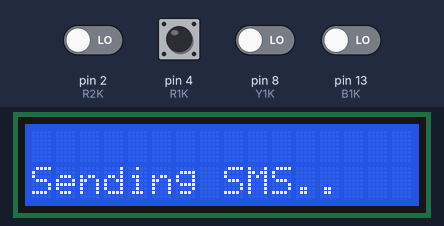
Simulated run of this sketch. Board: Arduino Uno, built with avr-gcc and run on an emulated ATmega328P. Parts: 16×2 character LCD. Inputs (shaded band) come from the test bench; at power-on: pin 4 (R1K) HIGH, pin 2 (R2K), pin 8 (Y1K), pin 13 (B1K) LOW. What the sketch prints to the serial monitor is not drawn.

Above: at 18.1 s.
At 25.1 s:
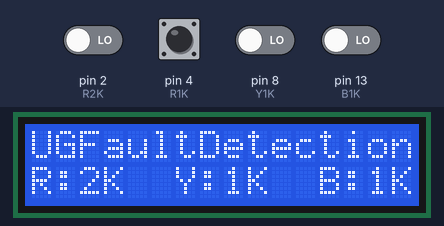

Measured:
- what the display in image 0 shows lasts 7.0 s, from 18.1 s to 25.1 s

The sketch:

ucf.ino
```cpp
#include <LiquidCrystal.h>

#define R1K 4
#define R2K 2
#define R3K 5
#define R6K 3
#define Y1K 8
#define Y2K 6
#define Y3K 9
#define Y6K 7
#define B1K 13
#define B2K 11
#define B3K 12
#define B6K 10

LiquidCrystal lcd(A4, A2, A0, A1, A3, A5);

bool sms_flag1 = false;
bool sms_flag2 = false;
bool sms_flag3 = false;

void setup() {
  Serial.begin(115200);
  lcd.begin(16, 2);
  GSM_init();
  default_lcd();
  pinMode(R1K, INPUT);
  pinMode(R2K, INPUT);
  pinMode(R3K, INPUT);
  pinMode(R6K, INPUT);
  pinMode(Y1K, INPUT);
  pinMode(Y2K, INPUT);
  pinMode(Y3K, INPUT);
  pinMode(Y6K, INPUT);
  pinMode(B1K, INPUT);
  pinMode(B2K, INPUT);
  pinMode(B3K, INPUT);
  pinMode(B6K, INPUT);
}

void loop() {
  lcd.setCursor(2, 1);
  if(digitalRead(R1K) == LOW) {lcd.print("1K"); if(sms_flag1 == false) send_SMS(0);}
  else if(digitalRead(R2K) == LOW) {lcd.print("2K"); if(sms_flag1 == false) send_SMS(1);}
  else if(digitalRead(R3K) == HIGH) {lcd.print("3K"); if(sms_flag1 == false) send_SMS(2);}
  else if(digitalRead(R6K) == HIGH) {lcd.print("6K"); if(sms_flag1 == false) send_SMS(3);}
  else {lcd.print("NF"); sms_flag1 = false;}

  lcd.setCursor(8, 1);
  if(digitalRead(Y1K) == LOW) {lcd.print("1K"); if(sms_flag2 == false) send_SMS(4);}
  else if(digitalRead(Y2K) == LOW) {lcd.print("2K"); if(sms_flag2 == false) send_SMS(5);}
  else if(digitalRead(Y3K) == HIGH) {lcd.print("3K"); if(sms_flag2 == false) send_SMS(6);}
  else if(digitalRead(Y6K) == HIGH) {lcd.print("6K"); if(sms_flag2 == false) send_SMS(7);}
  else {lcd.print("NF"); sms_flag2 = false;}

  lcd.setCursor(14, 1);
  if(digitalRead(B1K) == LOW) {lcd.print("1K"); if(sms_flag3 == false) send_SMS(8);}
  else if(digitalRead(B2K) == LOW) {lcd.print("2K"); if(sms_flag3 == false) send_SMS(9);}
  else if(digitalRead(B3K) == HIGH) {lcd.print("3K"); if(sms_flag3 == false) send_SMS(10);}
  else if(digitalRead(B6K) == HIGH) {lcd.print("6K"); if(sms_flag3 == false) send_SMS(11);}
  else {lcd.print("NF"); sms_flag3 = false;}
}

void GSM_init(){
  lcd.setCursor(0,0);
  lcd.print("Connecting GSM..");
  delay(10000);
  Serial.println("AT");
  delay(5000);
  Serial.println("ATE0");
  delay(1000);
  Serial.println("AT+CMGF=1");
  delay(1000);
  Serial.println("AT+CNMI=0,2,0,0,0");
  delay(1000);
  lcd.clear();
}

void send_SMS(byte num){
  lcd.clear();
  lcd.setCursor(0, 1);
  lcd.print("Sending SMS..");
  Serial.println("AT+CMGF=1");
  delay(1000);
  Serial.println("AT+CMGS=\"01764180287\"");  //Change the number here.
  delay(1000);
  Serial.print("Fault found in: ");
  if(num == 0) Serial.print("R 1K.");
  if(num == 1) Serial.print("R 2K.");
  if(num == 2) Serial.print("R 3K.");
  if(num == 3) Serial.print("R 6K.");
  if(num == 4) Serial.print("Y 1K.");
  if(num == 5) Serial.print("Y 2K.");
  if(num == 6) Serial.print("Y 3K.");
  if(num == 7) Serial.print("Y 6K.");
  if(num == 8) Serial.print("B 1K.");
  if(num == 9) Serial.print("B 2K.");
  if(num == 10) Serial.print("B 3K.");
  if(num == 11) Serial.print("B 6K.");
  Serial.write(0x1A);
  Serial.println();
  delay(5000);
  lcd.clear();
  sms_flag1 = true;
  sms_flag2 = true;
  sms_flag3 = true;
  default_lcd();
}

void default_lcd(){
  lcd.setCursor(0, 0);
  lcd.print("UGFaultDetection");
  lcd.setCursor(0, 1);
  lcd.print("R:");
  lcd.setCursor(6, 1);
  lcd.print("Y:");
  lcd.setCursor(12, 1);
  lcd.print("B:");
}
```
